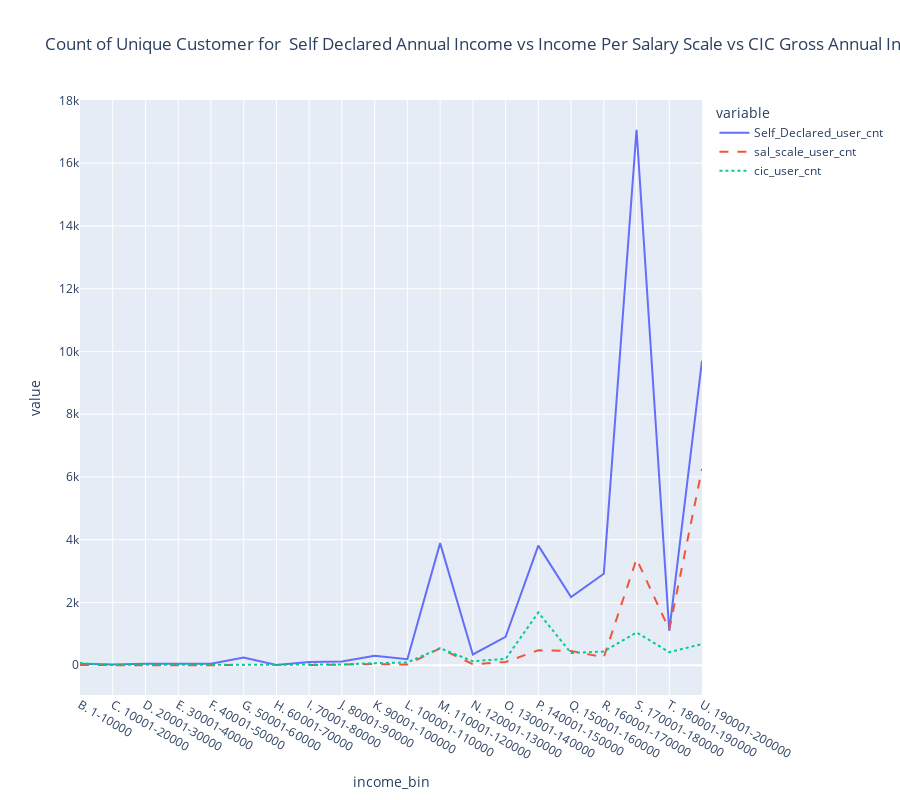

Notebook code for this chart:
### Code cell
df_grouped = mdf.groupby('income_bin').agg({
    'Self_Declared_user_cnt': 'max',
    'sal_scale_user_cnt': 'max',
    'cic_user_cnt': 'max',
})

# Create the plot
fig = px.line(df_grouped,
             x=df_grouped.index,
             y=['Self_Declared_user_cnt', 'sal_scale_user_cnt', 'cic_user_cnt'],
             title='Count of Unique Customer for  Self Declared Annual Income vs Income Per Salary Scale vs CIC Gross Annual Income by Income Bins',
             height=800)  # Set the height of the plot to 800 pixels

# Customize line styles and widths
dash_styles = ['solid', 'dash', 'dot']

for i in range(len(fig['data'])):
    fig['data'][i]['line']['width'] = 2
    fig['data'][i]['line']['dash'] = dash_styles[i]

fig.show()

### Figure 1 — Plotly figure (JSON) as saved in the notebook; plotly's stock layout.template omitted (floating-point values rounded to 4 significant figures)
{"data": [{"hovertemplate": "variable=Self_Declared_user_cnt<br>income_bin=%{x}<br>value=%{y}<extra></extra>", "legendgroup": "Self_Declared_user_cnt", "line": {"color": "#636efa", "dash": "solid", "width": 2}, "marker": {"symbol": "circle"}, "mode": "lines", "name": "Self_Declared_user_cnt", "orientation": "v", "showlegend": true, "type": "scatter", "x": ["B. 1-10000", "C. 10001-20000", "D. 20001-30000", "E. 30001-40000", "F. 40001-50000", "G. 50001-60000", "H. 60001-70000", "I. 70001-80000", "J. 80001-90000", "K. 90001-100000", "L. 100001-110000", "M. 110001-120000", "N. 120001-130000", "O. 130001-140000", "P. 140001-150000", "Q. 150001-160000", "R. 160001-170000", "S. 170001-180000", "T. 180001-190000", "U. 190001-200000"], "xaxis": "x", "y": [50, 24, 48, 46, 47, 247, 11, 101, 119, 303, 193, 3892, 346, 906, 3814, 2177, 2915, 17065, 1099, 9706], "yaxis": "y"}, {"hovertemplate": "variable=sal_scale_user_cnt<br>income_bin=%{x}<br>value=%{y}<extra></extra>", "legendgroup": "sal_scale_user_cnt", "line": {"color": "#EF553B", "dash": "dash", "width": 2}, "marker": {"symbol": "circle"}, "mode": "lines", "name": "sal_scale_user_cnt", "orientation": "v", "showlegend": true, "type": "scatter", "x": ["B. 1-10000", "C. 10001-20000", "D. 20001-30000", "E. 30001-40000", "F. 40001-50000", "G. 50001-60000", "H. 60001-70000", "I. 70001-80000", "J. 80001-90000", "K. 90001-100000", "L. 100001-110000", "M. 110001-120000", "N. 120001-130000", "O. 130001-140000", "P. 140001-150000", "Q. 150001-160000", "R. 160001-170000", "S. 170001-180000", "T. 180001-190000", "U. 190001-200000"], "xaxis": "x", "y": [6, 1, 1, 4, 2, 11, null, 7, 17, 39, 24, 541, 33, 106, 476, 457, 253, 3387, 1141, 6257], "yaxis": "y"}, {"hovertemplate": "variable=cic_user_cnt<br>income_bin=%{x}<br>value=%{y}<extra></extra>", "legendgroup": "cic_user_cnt", "line": {"color": "#00cc96", "dash": "dot", "width": 2}, "marker": {"symbol": "circle"}, "mode": "lines", "name": "cic_user_cnt", "orientation": "v", "showlegend": true, "type": "scatter", "x": ["B. 1-10000", "C. 10001-20000", "D. 20001-30000", "E. 30001-40000", "F. 40001-50000", "G. 50001-60000", "H. 60001-70000", "I. 70001-80000", "J. 80001-90000", "K. 90001-100000", "L. 100001-110000", "M. 110001-120000", "N. 120001-130000", "O. 130001-140000", "P. 140001-150000", "Q. 150001-160000", "R. 160001-170000", "S. 170001-180000", "T. 180001-190000", "U. 190001-200000"], "xaxis": "x", "y": [69, 7, 21, 12, 6, 13, 19, 23, 26, 68, 91, 544, 128, 205, 1683, 391, 438, 1048, 418, 676], "yaxis": "y"}], "layout": {"height": 800, "legend": {"title": {"text": "variable"}, "tracegroupgap": 0}, "title": {"text": "Count of Unique Customer for  Self Declared Annual Income vs Income Per Salary Scale vs CIC Gross Annual Income by Income Bins"}, "xaxis": {"anchor": "y", "domain": [0, 1], "title": {"text": "income_bin"}}, "yaxis": {"anchor": "x", "domain": [0, 1], "title": {"text": "value"}}}}
